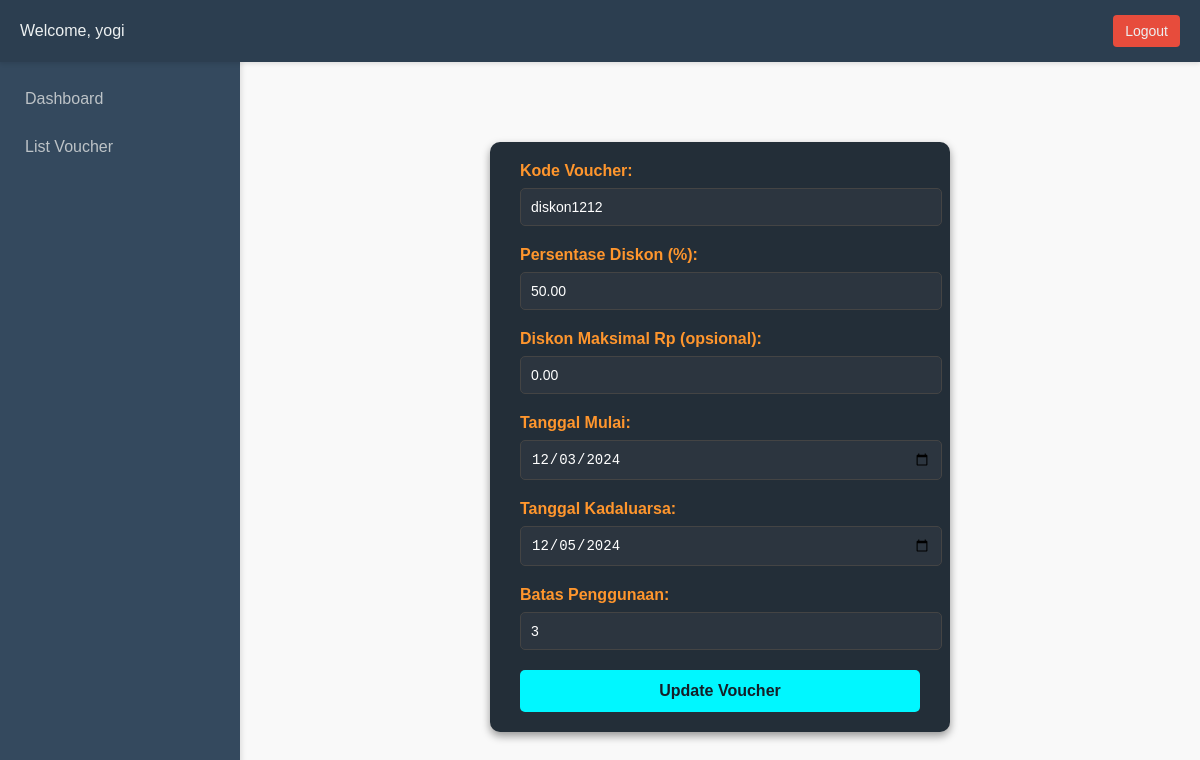
The app's page /admin/editVoucher.php?id=1 (signed in) with its own data.
### tables this page shows
CREATE TABLE `vouchers` (
  `id` int(11) NOT NULL,
  `code` varchar(50) NOT NULL,
  `discount_rate` decimal(5,2) NOT NULL,
  `max_discount` decimal(10,2) DEFAULT NULL,
  `start_date` date NOT NULL,
  `end_date` date NOT NULL,
  `usage_limit` int(11) NOT NULL DEFAULT 1,
  `used_count` int(11) NOT NULL DEFAULT 0,
  `created_at` timestamp NOT NULL DEFAULT current_timestamp()
);

### admin/editVoucher.php (the view, shortened to what this page needs)
<?php
$conn = connect_db();
if (isset($_GET['id'])) {
    $id = $_GET['id'];
    $ambilVoucher = "select * from vouchers where id = '$id'";
    $hasil = $conn->query($ambilVoucher);
    if ($hasil->num_rows > 0) {
        $voucher = $hasil->fetch_assoc();
    } else {
        echo "<script>alert('Voucher tidak ditemukan');
        window.location.href = 'listVoucher.php';
        </script>";
        exit();
    }
}
?>
<!DOCTYPE html>
<html lang="en">
<head>
</head>
<body>
    <div class="navbar">
        <div class="user-info">
            <span>Welcome, <?php echo htmlspecialchars($_SESSION['fullname']); ?></span>
        </div>
        <a href="../logout.php" class="logout-btn">Logout</a>
    </div>
    <div class="sidebar">
        <a href="dashboardAdmin.php">Dashboard</a>
        <a href="listVoucher.php">List Voucher</a>
    </div>
    <div class="content">
        <form method="POST" action="">
            <label for="code">Kode Voucher:</label>
            <input type="text" id="code" name="code" value="<?php echo $voucher['code'] ?>">
            <label for="discount_rate">Persentase Diskon (%):</label>
            <input type="number" id="discount_rate" name="discount_rate" min="1" max="100" value="<?php echo $voucher['discount_rate'] ?>">
            <label for="max_discount">Diskon Maksimal Rp (opsional):</label>
            <input type="number" id="max_discount" name="max_discount" value="<?php echo $voucher['max_discount'] ?>">
            <label for="start_date">Tanggal Mulai:</label>
            <input type="date" id="start_date" name="start_date" value="<?php echo $voucher['start_date'] ?>">
            <label for="end_date">Tanggal Kadaluarsa:</label>
            <input type="date" id="end_date" name="end_date" value="<?php echo $voucher['end_date'] ?>">
            <label for="usage_limit">Batas Penggunaan:</label>
            <input type="number" id="usage_limit" name="usage_limit" min="1" value="<?php echo $voucher['usage_limit'] ?>">
            <button type="submit">Update Voucher</button>
        </form>
    </div>
</body>
</html>

### admin/editVoucher.php (style rules this page uses)
body { font-family: 'Arial', sans-serif; margin: 0; padding: 0; background-color: #f9f9f9; color: #333; }
.navbar { display: flex; justify-content: space-between; align-items: center; padding: 15px 20px; background-color: #2c3e50; color: #ecf0f1; box-shadow: 0 2px 4px rgba(0, 0, 0, 0.1); z-index: 1000; position: relative; }
.navbar .user-info { display: flex; align-items: center; font-size: 16px; }
.navbar .logout-btn { text-decoration: none; padding: 8px 12px; background-color: #e74c3c; color: #ecf0f1; border-radius: 4px; font-size: 14px; transition: background-color 0.3s ease; }
.sidebar { position: fixed; top: 60px; left: 0; width: 220px; height: calc(100% - 60px); background-color: #34495e; color: #ecf0f1; padding: 20px 10px; box-shadow: 2px 0 5px rgba(0, 0, 0, 0.1); z-index: 500; }
.sidebar a { display: block; text-decoration: none; color: #bdc3c7; padding: 10px 15px; margin-bottom: 10px; border-radius: 4px; transition: background 0.3s, color 0.3s; }
.content { margin-left: 240px; padding: 20px; padding-top: 80px; color: #fff; display: flex; justify-content: center; align-items: center; height: 100%; }
form { background-color: #232e38; padding: 20px 30px; border-radius: 10px; box-shadow: 0 4px 8px rgba(0, 0, 0, 0.4); width: 100%; max-width: 400px; }
label { display: block; font-weight: bold; margin-bottom: 8px; color: #ff962d; }
input[type="text"], input[type="number"], input[type="date"] { width: 100%; padding: 10px; margin-bottom: 20px; border: 1px solid #444; border-radius: 5px; background-color: #2c353f; color: #fff; font-size: 14px; }
button { width: 100%; padding: 12px; background-color: #00f7ff; color: #151f28; font-weight: bold; border: none; border-radius: 5px; cursor: pointer; transition: background-color 0.3s ease; font-size: 16px; }

### records on screen
vouchers: code "diskon1212", discount_rate "50.00", max_discount "0.00", start_date "12/03/2024", end_date "12/05/2024", usage_limit "3"

### other values on screen
$_SESSION['fullname'] "yogi"
